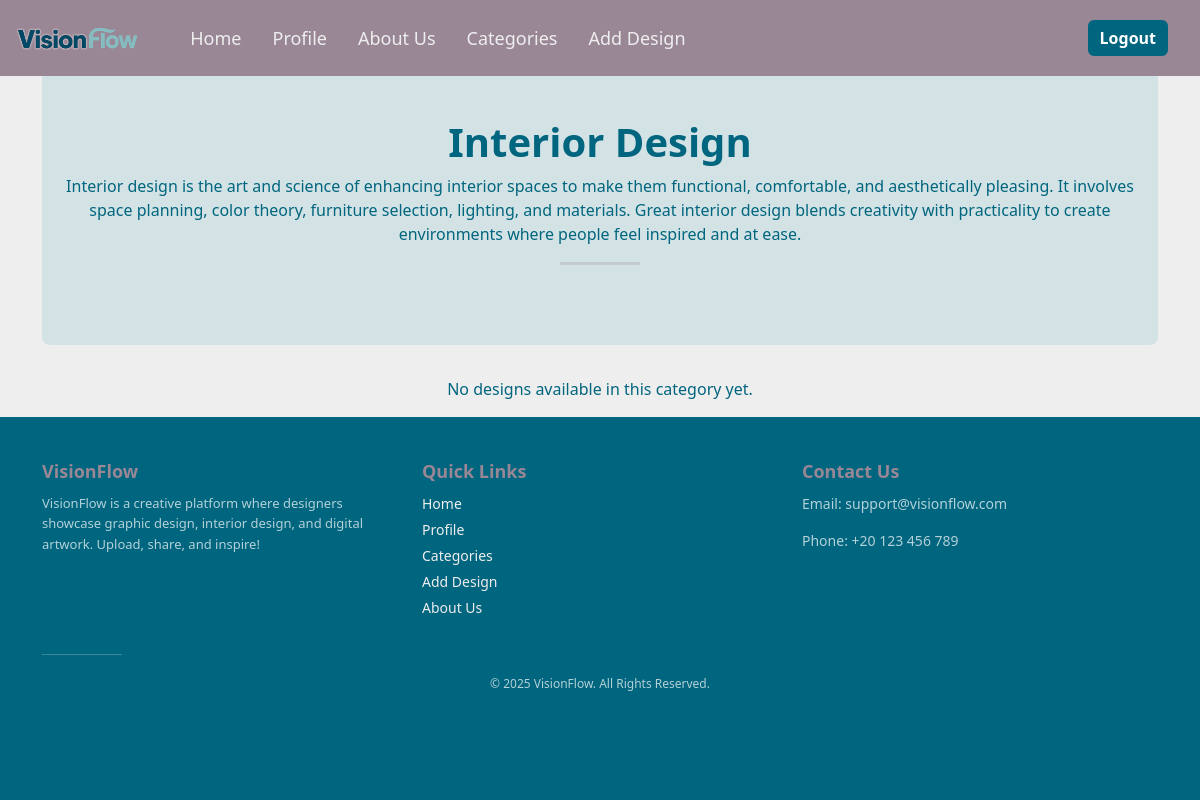
Before: /category/2/ with the older database file.
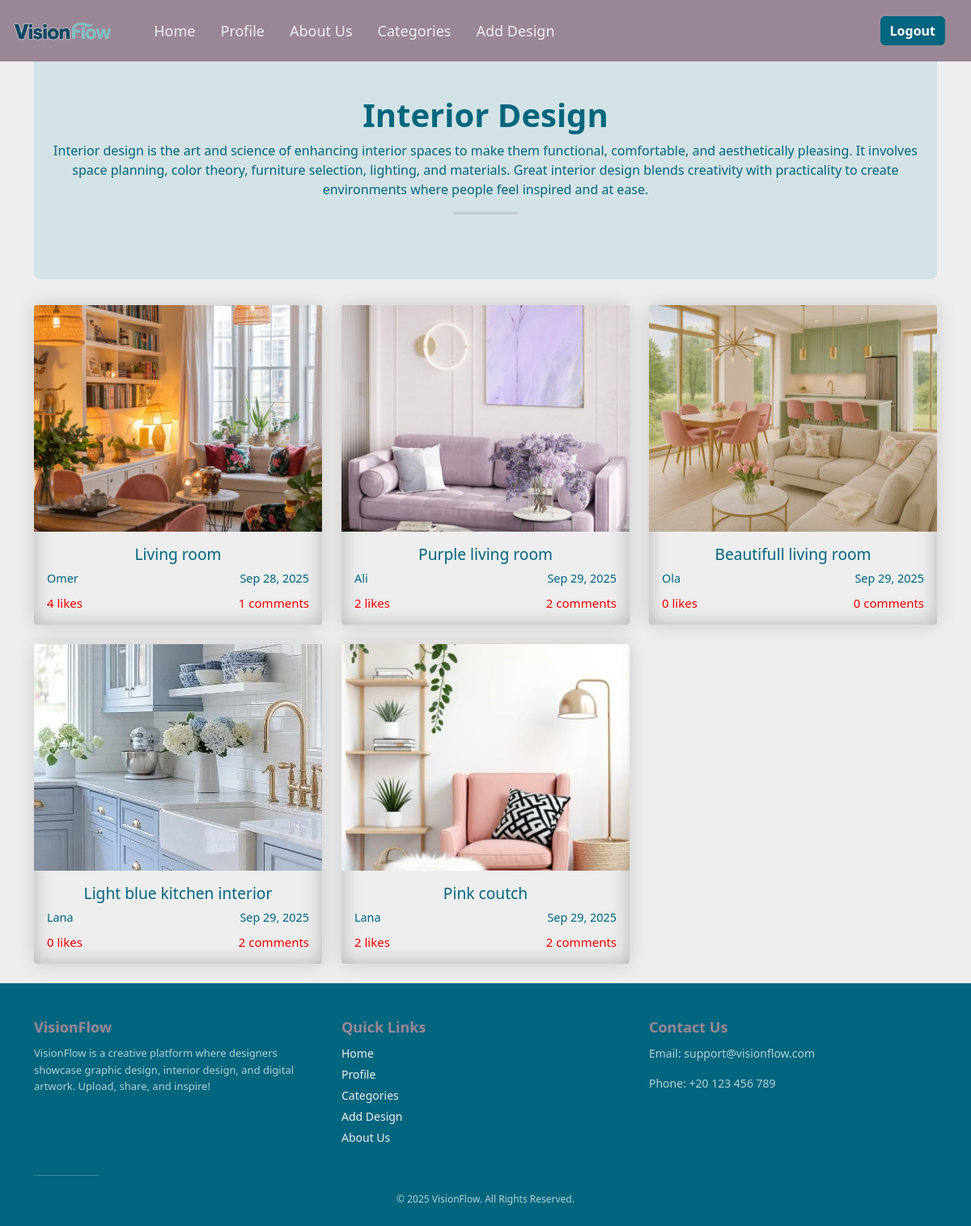
After: the same page with the newer database file.
### vision_app/models.py (models this page shows, shortened)
class Category(models.Model):
    name = models.CharField(max_length=45)
    description = models.TextField(null=True)
    created_at = models.DateTimeField(auto_now_add=True)
    updated_at = models.DateTimeField(auto_now=True)

class Desgin(models.Model):
    title = models.CharField(max_length=45)
    image = models.ImageField(upload_to="designs/",null=True)
    user_uploaded = models.ForeignKey(Users, related_name="designs_uploaded", on_delete=models.CASCADE)
    category = models.ForeignKey(Category, related_name="designs", on_delete=models.CASCADE)
    who_liked_it = models.ManyToManyField(Users, related_name="liked_designs", blank=True)
    created_at = models.DateTimeField(auto_now_add=True)
    updated_at = models.DateTimeField(auto_now=True)
    objects=designManage()

class Users(models.Model):
    username= models.CharField(max_length=45)
    profilepic = models.ImageField(upload_to="profile_pics/", null=True, blank=True)
    email = models.EmailField(max_length=225, unique=True)
    password = models.CharField(max_length=45)
    created_at = models.DateTimeField(auto_now_add=True)
    updated_at = models.DateTimeField(auto_now=True)
    objects = UserManage()

### vision_app/views.py (the view)
# urls.py: path('category/<int:category_id>/', views.category, name='category'),
def category(request, category_id):
    category = get_object_or_404(Category, id=category_id)
    designs = Desgin.objects.filter(category=category)
    return render(request, 'category.html', {
        'category': category,
        'designs': designs
    })

### vision_app/templates/category.html (shortened to what this page needs)
{% load static %}
<!DOCTYPE html>
<html lang="en">
<head>
  <link href="{% static 'css/bootstrap.min.css' %}" rel="stylesheet">
</head>
<body>
{% include "header.html" %}
<main>
  <div class="container">
  <div class="category-header">
    <h1>{{ category.name }}</h1>
    {% if category.description %}
      <p>{{ category.description }}</p>
    {% endif %}
    <hr>
  </div>
    <div class="row">
      {% for design in designs %}
        <div class="col-md-4 mb-4">
          <a href="{% url 'design' design.id %}" class="text-decoration-none">
            <div class="card h-100 card-design" style='box-shadow: inset 0 0 25px rgba(0,0,0,0.25),  0 0 25px rgba(0,0,0,0.15);'>
              <img src="{{ design.image.url }}" class="card-img-top" alt="{{ design.title }}">
              <div class="card-body text-center">
                <h5 class="card-title">{{ design.title }}</h5>
                <div class="design-info">
                  <span>{{ design.user_uploaded.username }}</span>
                  <span>{{ design.created_at|date:"M d, Y" }}</span>
                </div>
                <div class="design-info mt-2">
                  <span style='color:red; font-size:15px'>{{ design.who_liked_it.count }} likes</span>
                  <span style='color:red; font-size:15px'>{{ design.comments.count }} comments</span>
                </div>
              </div>
            </div>
          </a>
        </div>
      {% empty %}
        <p class="text-center">No designs available in this category yet.</p>
      {% endfor %}
    </div>
  </div>
</main>
{% include "footer.html" %}
</body>
</html>

### vision_app/templates/header.html (shortened to what this page needs)
<!DOCTYPE html>
{% load static %}
<html lang="en">
<head>
</head>
<body>
    <header>
  <nav class="navbar navbar-expand-md navbar-dark fixed-top bg-dark">
    <div class="container-fluid d-flex align-items-center">
      <a class="navbar-brand me-4"  href="{% url 'index' %}">
        <img id='logo' src="{% static 'img/logo1.png' %}" style="height:50px; width:auto;" alt="">
      </a>
      <div class="collapse navbar-collapse">
        <ul class="navbar-nav me-auto mb-2 mb-md-0 d-flex align-items-center">
          <li class="nav-item"><a class="nav-link active" aria-current="page" href="{% url 'index' %}">Home</a></li>
          <li class="nav-item"><a class="nav-link" href="{% url 'profile' request.session.user_id %}">Profile</a></li>
          <li class="nav-item"><a class="nav-link" href="{% url 'about' %}">About Us</a></li>
          <li class="nav-item"><a class="nav-link" href="{% url 'index' %}#categories">Categories</a></li>
          <li class="nav-item"><a class="nav-link" href="{% url 'add_design' request.session.user_id %}">Add Design</a>
</li>
        </ul>
      </div>
      <a class="btn logout-btn" href="{% url 'logout' %}">Logout</a>
    </div>
  </nav>
</header>
</body>
</html>

### vision_app/templates/footer.html (shortened to what this page needs)
<!DOCTYPE html>
<html lang="en">
<head>
</head>
<body>
    <footer class="footer mt-auto py-4">
  <div class="container">
    <div class="row">
      <div class="col-md-4">
        <h5 class="footer-title">VisionFlow</h5>
        <p class="footer-text pp" style='color: rgba(255, 255, 255, 0.7);'>
          VisionFlow is a creative platform where designers showcase graphic design, interior design, and digital artwork. Upload, share, and inspire!
        </p>
      </div>
      <div class="col-md-4">
        <h5 class="footer-title">Quick Links</h5>
        <ul class="footer-links list-unstyled">
          <li><a href="{% url 'index' %}">Home</a></li>
          <li><a href="{% url 'profile' request.session.user_id %}">Profile</a></li>
          <li><a href="{% url 'index' %}#categories">Categories</a></li>
          <li><a href="{% url 'add_design' request.session.user_id %}">Add Design</a></li>
          <li><a href="{% url 'about' %}">About Us</a></li>
        </ul>
      </div>
      <div class="col-md-4">
        <h5 class="footer-title">Contact Us</h5>
        <p class='pp' style='color: rgba(255, 255, 255, 0.7);'>Email: support@visionflow.com</p>
        <p class='pp' style='color: rgba(255, 255, 255, 0.7);'>Phone: +20 123 456 789</p>
        <div class="social-icons">
        </div>
      </div>
    </div>
    <hr class="footer-divider">
    <div class="text-center footer-bottom">
      &copy; 2025 VisionFlow. All Rights Reserved.
    </div>
  </div>
</footer>
</body>
</html>

### vision_app/templates/category.html (style rules this page uses)
:root { --primary-color: #3C656E; --secondary-color: #A8D3D6; --light-color: #EEEEEE; --accent-color: #C1ADBF; }
body { padding-top: 50px; background-color: var(--light-color); color: var(--primary-color); }
.category-header { background-color: var(--secondary-color); color: var(--primary-color); text-align: center; padding: 3rem 1rem; border-radius: 8px; margin-bottom: 2rem; }
.category-header h1 { font-weight: bold; }
hr { border-top: 3px solid var(--accent-color); width: 80px; margin: 1rem auto 2rem; }
.card { transition: transform 0.3s ease; border: none; background-color: var(--light-color); cursor: pointer; }
.card img { height: 280px; object-fit: cover; }
.card-title { color: var(--primary-color); font-size: 1.2rem; margin-bottom: 0.5rem; }
.design-info { font-size: 0.9rem; color: var(--primary-color); display: flex; justify-content: space-between; align-items: center; }

### vision_app/templates/header.html (style rules this page uses)
:root { --primary-color: #00657eff; --secondary-color: #d3e3e5ff; --light-color: #EEEEEE; --accent-color: #9a8796ff; }
body { background-colosr: var(--light-color); color: var(--primary-color); }
h1, h2, h3 { color: var(--primary-color); }
.navbar { background-color: var(--accent-color) !important; font-size: 18px; }
header { margin-bottom:20px; }
.navbar-brand, .nav-link { color: var(--light-color) !important; }
.navbar-nav .nav-item { margin-left: 15px; }
.logout-btn { background-color: var(--primary-color); color: white !important; padding: 6px 12px; border-radius: 6px; font-weight: bold; border: none; margin-right:20px; }

### vision_app/templates/footer.html (style rules this page uses)
html, body { height: 100%; margin: 0; }
body { display: flex; flex-direction: column; }
.pp { color: rgba(255, 255, 255, 0.7); }
footer { flex: 1; background-color: var(--primary-color); color: var(--light-color); font-size: 14px; }
.footer-title { padding-top:20px; font-size: 18px; font-weight: bold; color: var(--accent-color); margin-bottom: 10px; }
.footer-text { font-size: 13px; line-height: 1.6; }
.footer-links li { margin-bottom: 5px; }
.footer-links a { color: var(--light-color); text-decoration: none; transition: color 0.3s ease; }
.footer-divider { border-top: 1px solid rgba(255, 255, 255, 0.2); margin: 20px 0; }
.footer-bottom { font-size: 12px; color: rgba(255, 255, 255, 0.7); }

Changed rows visible on the page:
added Desgin: image (picture), title "Living room", user_uploaded.username "Omer", created_at "Sep 28, 2025", who_liked_it.count "4", comments.count "1"
added Desgin: image (picture), title "Purple living room", user_uploaded.username "Ali", created_at "Sep 29, 2025", who_liked_it.count "2", comments.count "2"
added Desgin: image (picture), title "Beautifull living room", user_uploaded.username "Ola", created_at "Sep 29, 2025", who_liked_it.count "0", comments.count "0"
added Desgin: image (picture), title "Light blue kitchen interior", user_uploaded.username "Lana", created_at "Sep 29, 2025", who_liked_it.count "0", comments.count "2"
added Desgin: image (picture), title "Pink coutch", user_uploaded.username "Lana", created_at "Sep 29, 2025", who_liked_it.count "2", comments.count "2"
Other visible differences:
text no longer shown: "No designs available in this category yet."
